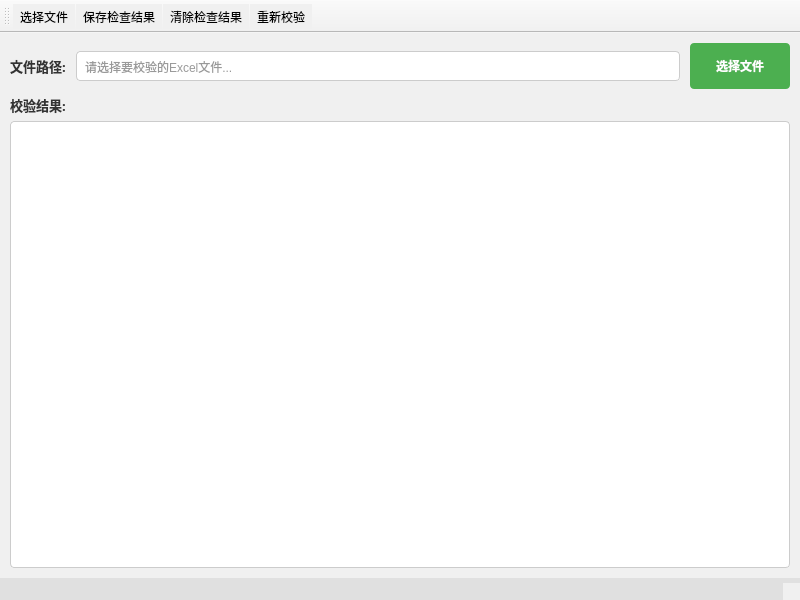
<?xml version="1.0" encoding="UTF-8"?>
<ui version="4.0">
    <class>AdtConsistencyCheckApp</class>
    <widget class="QMainWindow" name="AdtConsistencyCheckApp">
        <property name="geometry">
            <rect>
                <x>0</x>
                <y>0</y>
                <width>800</width>
                <height>600</height>
            </rect>
        </property>
        <property name="windowTitle">
            <string>ADT一致性检查工具</string>
        </property>
        <property name="windowIcon">
            <iconset resource="resources.qrc">
                <normaloff>:/resources/images/check.ico</normaloff>
                <normalon>:/resources/images/check.ico</normalon>
            </iconset>
        </property>
        <property name="styleSheet">
            <string notr="true">QWidget {
                background-color: #f0f0f0;
                font-family: 'Microsoft YaHei', Arial, sans-serif;
                }
                QPushButton {
                background-color: #4CAF50;
                color: white;
                border: none;
                padding: 8px 16px;
                border-radius: 4px;
                min-height: 30px;
                font-weight: bold;
                }
                QPushButton:hover {
                background-color: #45a049;
                }
                QPushButton:pressed {
                background-color: #3d8b40;
                }
                QLineEdit {
                border: 1px solid #ccc;
                border-radius: 4px;
                padding: 6px;
                background-color: white;
                color: #333;
                }
                QTextEdit {
                border: 1px solid #ccc;
                border-radius: 4px;
                padding: 6px;
                background-color: white;
                color: #333;
                selection-background-color: #4CAF50;
                selection-color: white;
                }
                QLabel {
                color: #333;
                font-size: 13px;
                }
                QStatusBar {
                background-color: #e0e0e0;
                color: #333;
                }
            </string>
        </property>
        <widget class="QWidget" name="centralwidget">
            <layout class="QVBoxLayout" name="mainLayout">
                <property name="leftMargin">
                    <number>10</number>
                </property>
                <property name="topMargin">
                    <number>10</number>
                </property>
                <property name="rightMargin">
                    <number>10</number>
                </property>
                <property name="bottomMargin">
                    <number>10</number>
                </property>
                <item>
                    <layout class="QHBoxLayout" name="fileLayout">
                        <property name="spacing">
                            <number>10</number>
                        </property>
                        <item>
                            <widget class="QLabel" name="label">
                                <property name="font">
                                    <font>
                                        <family>Microsoft YaHei</family>
                                        <pointsize>-1</pointsize>
                                        <bold>true</bold>
                                    </font>
                                </property>
                                <property name="text">
                                    <string>文件路径:</string>
                                </property>
                            </widget>
                        </item>
                        <item>
                            <widget class="QLineEdit" name="lineEdit">
                                <property name="placeholderText">
                                    <string>请选择要校验的Excel文件...</string>
                                </property>
                            </widget>
                        </item>
                        <item>
                            <widget class="QPushButton" name="pb_open">
                                <property name="sizePolicy">
                                    <sizepolicy hsizetype="Fixed" vsizetype="Fixed">
                                        <horstretch>0</horstretch>
                                        <verstretch>0</verstretch>
                                    </sizepolicy>
                                </property>
                                <property name="minimumSize">
                                    <size>
                                        <width>100</width>
                                        <height>46</height>
                                    </size>
                                </property>
                                <property name="text">
                                    <string>选择文件</string>
                                </property>
                            </widget>
                        </item>
                    </layout>
                </item>
                <item>
                    <widget class="QLabel" name="infoLabel">
                        <property name="font">
                            <font>
                                <family>Microsoft YaHei</family>
                                <pointsize>-1</pointsize>
                                <bold>true</bold>
                            </font>
                        </property>
                        <property name="text">
                            <string>校验结果:</string>
                        </property>
                    </widget>
                </item>
                <item>
                    <widget class="QTextEdit" name="textEdit">
                        <property name="minimumSize">
                            <size>
                                <width>0</width>
                                <height>200</height>
                            </size>
                        </property>
                        <property name="verticalScrollBarPolicy">
                            <enum>Qt::ScrollBarPolicy::ScrollBarAsNeeded</enum>
                        </property>
                        <property name="lineWrapMode">
                            <enum>QTextEdit::LineWrapMode::WidgetWidth</enum>
                        </property>
                        <property name="readOnly">
                            <bool>true</bool>
                        </property>
                    </widget>
                </item>
                <item>
                    <layout class="QHBoxLayout" name="buttonLayout">
                        <property name="spacing">
                            <number>10</number>
                        </property>
                    </layout>
                </item>
            </layout>
        </widget>
        <widget class="QMenuBar" name="menubar">
            <property name="geometry">
                <rect>
                    <x>0</x>
                    <y>0</y>
                    <width>589</width>
                    <height>17</height>
                </rect>
            </property>
        </widget>
        <widget class="QStatusBar" name="statusbar"/>
        <widget class="QToolBar" name="toolBar">
            <property name="windowTitle">
                <string>工具栏</string>
            </property>
            <attribute name="toolBarArea">
                <enum>TopToolBarArea</enum>
            </attribute>
            <attribute name="toolBarBreak">
                <bool>false</bool>
            </attribute>
            <addaction name="actionOpen"/>
            <addaction name="actionSave"/>
            <addaction name="actionClear"/>
            <addaction name="actionRefresh"/>
        </widget>
        <action name="actionOpen">
            <property name="icon">
                <iconset resource="resource.qrc">
                    <normaloff>:/resources/images/open.png</normaloff>:/resources/images/open.png
                </iconset>
            </property>
            <property name="text">
                <string>选择文件</string>
            </property>
        </action>
        <action name="actionSave">
            <property name="icon">
                <iconset resource="resource.qrc">
                    <normaloff>:/resources/images/save.png</normaloff>:/resources/images/save.png
                </iconset>
            </property>
            <property name="text">
                <string>保存检查结果</string>
            </property>
        </action>
        <action name="actionClear">
            <property name="icon">
                <iconset resource="resource.qrc">
                    <normaloff>:/resources/images/clear.png</normaloff>:/resources/images/clear.png
                </iconset>
            </property>
            <property name="text">
                <string>清除检查结果</string>
            </property>
        </action>
        <action name="actionRefresh">
            <property name="icon">
                <iconset resource="resource.qrc">
                    <normaloff>:/resources/images/refresh.png</normaloff>:/resources/images/refresh.png
                </iconset>
            </property>
            <property name="text">
                <string>重新校验</string>
            </property>
        </action>
        <action name="actionAbout">
            <property name="text">
                <string>关于</string>
            </property>
        </action>
    </widget>
    <resources>
        <include location="resource.qrc"/>
    </resources>
    <connections/>
</ui>
